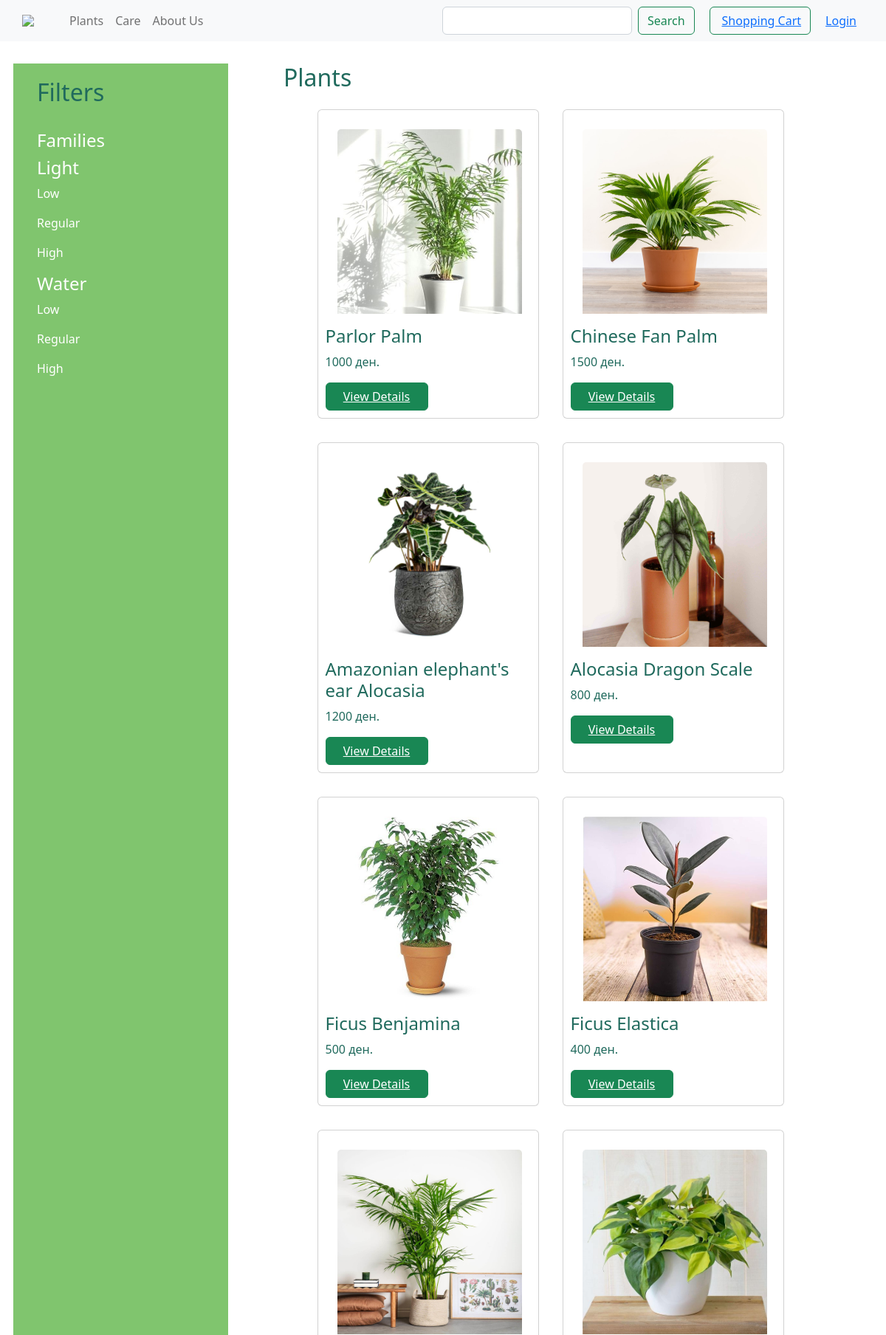
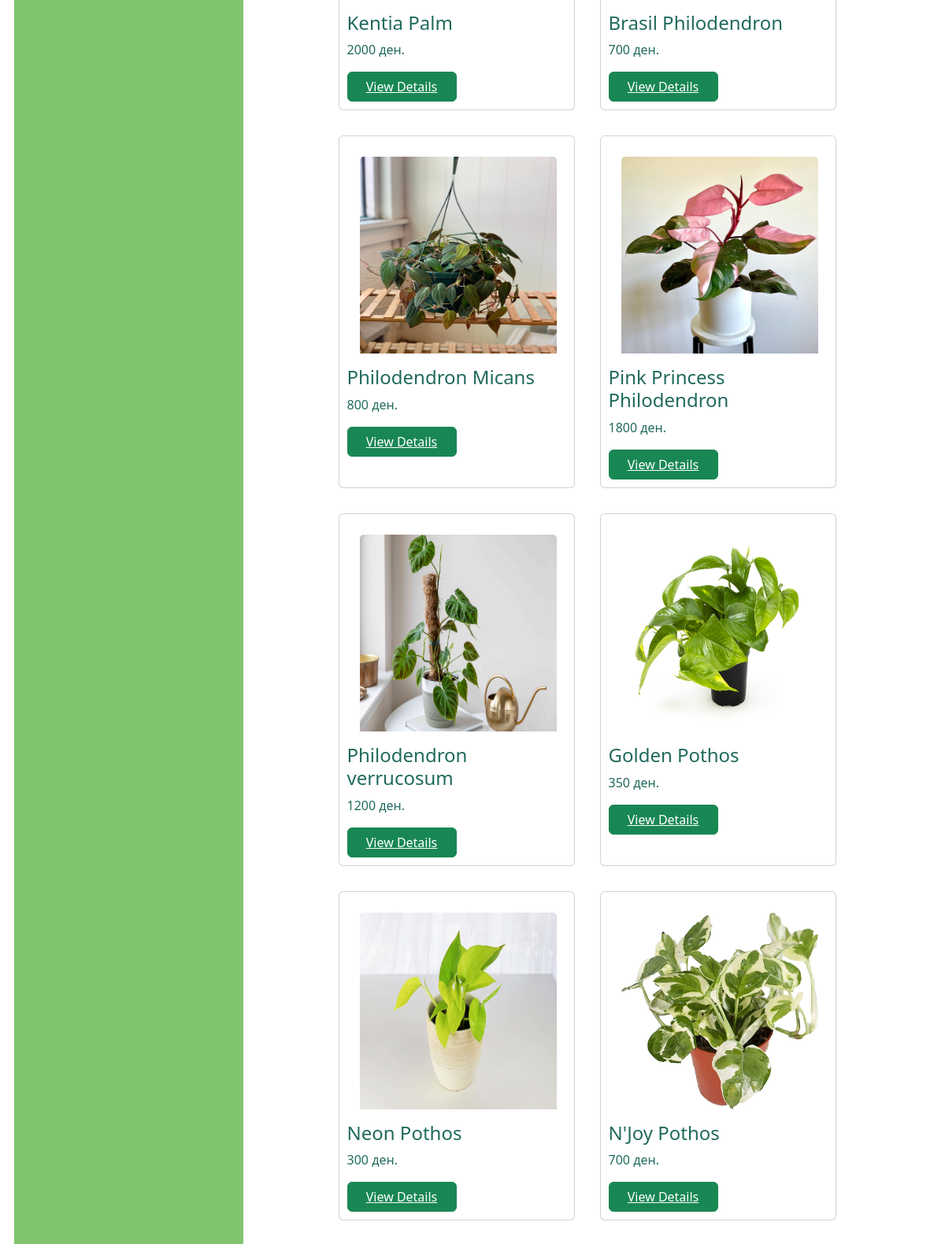
The app's page /search/ (upper part) with its own data (2 pictures, top to bottom).
### PlantShopApp/models.py (models this page shows, shortened)
class Plant(models.Model):
    code = models.AutoField(primary_key=True)
    name = models.CharField(max_length=50)
    description = models.TextField()
    user = models.ForeignKey(User, on_delete=models.CASCADE)
    category = models.ForeignKey(Category, on_delete=models.CASCADE)
    price = models.IntegerField()
    size = models.CharField(max_length=1)
    availableQuantity = models.IntegerField()
    available = models.BooleanField(default=False)
    photo = models.ImageField(upload_to="photos/", blank=True, null=True)

### PlantShopApp/views.py (the view)
# urls.py: path('search/', search_plants, name='search_plants'),
def search_plants(request):
    query = request.GET.get('query')
    if query:
        plants = Plant.objects.filter(Q(name__icontains=query))
    else:
        plants = Plant.objects.all()
    context = {
        'plants': plants,
    }
    return render(request, 'plants.html', context)

### PlantShopApp/context_processors.py (called while the page is built)
def user_context(request):
    return {'user': request.user}

### templates/plants.html (shortened to what this page needs)
{% extends 'base.html' %}
{% block content %}
    <div class="container-fluid" style="padding: 30px;">
        <div class="row">
            <div class="col-md-3" style="background-color: #80C56E">
              <div class="filters" style="padding: 20px;">
                  <h2>Filters</h2>
                  <br>
                  <h4 class="text-white">Families</h4>
                  <h4 class="text-white">Light</h4>
                  <p class="text-white">Low</p>
                  <p class="text-white">Regular</p>
                  <p class="text-white">High</p>
                  <h4 class="text-white">Water</h4>
                  <p class="text-white">Low</p>
                  <p class="text-white">Regular</p>
                  <p class="text-white">High</p>
              </div>
            </div>
            <div class="col-md-9">
              <div class="card-deck">
                  <div class="row d-flex justify-content-center">
                    <h2 style="padding: 0px 0px 0px 75px;">Plants</h2>
                    {% if plants %}
                        {% for plant in plants %}
                        <div class="card col-6 m-3" style="width: 300px; padding: 10px;" >
                            <img class="card-img-top col-8 m-3" src="{{ plant.photo.url }}" alt="{{ plant.name }}" style="width: 250px;height: 250px;">
                            <h4 class="card-title">{{ plant.name }}</h4>
                            <p class="card-text">{{ plant.price }} ден.</p>
                            <button class="btn btn-success col-6"><a style="color: white" href="{% url 'singlePlant' plant.code %}">View Details</a></button>
                        </div>
                    {% endfor %}
                    {% else %}
                        <h6 style="padding: 0px 0px 0px 75px;" >No plants with the provided name. Try searching something else.</h6>
                    {% endif %}
                </div>
              </div>
            </div>
        </div>
    </div>
{% endblock %}

### templates/base.html (style rules this page uses)
body { color: #206A5D; }

### records on screen
Plant: photo (picture), name "Parlor Palm", price "1000"
Plant: photo (picture), name "Chinese Fan Palm", price "1500"
Plant: photo (picture), name "Amazonian elephant's ear Alocasia", price "1200"
Plant: photo (picture), name "Alocasia Dragon Scale", price "800"
Plant: photo (picture), name "Ficus Benjamina", price "500"
Plant: photo (picture), name "Ficus Elastica", price "400"
Plant: photo (picture), name "Kentia Palm", price "2000"
Plant: photo (picture), name "Brasil Philodendron", price "700"
Plant: photo (picture), name "Philodendron Micans", price "800"
Plant: photo (picture), name "Pink Princess Philodendron", price "1800"
Plant: photo (picture), name "Philodendron verrucosum", price "1200"
Plant: photo (picture), name "Golden Pothos", price "350"
Plant: photo (picture), name "Neon Pothos", price "300"
Plant: photo (picture), name "N'Joy Pothos", price "700"
